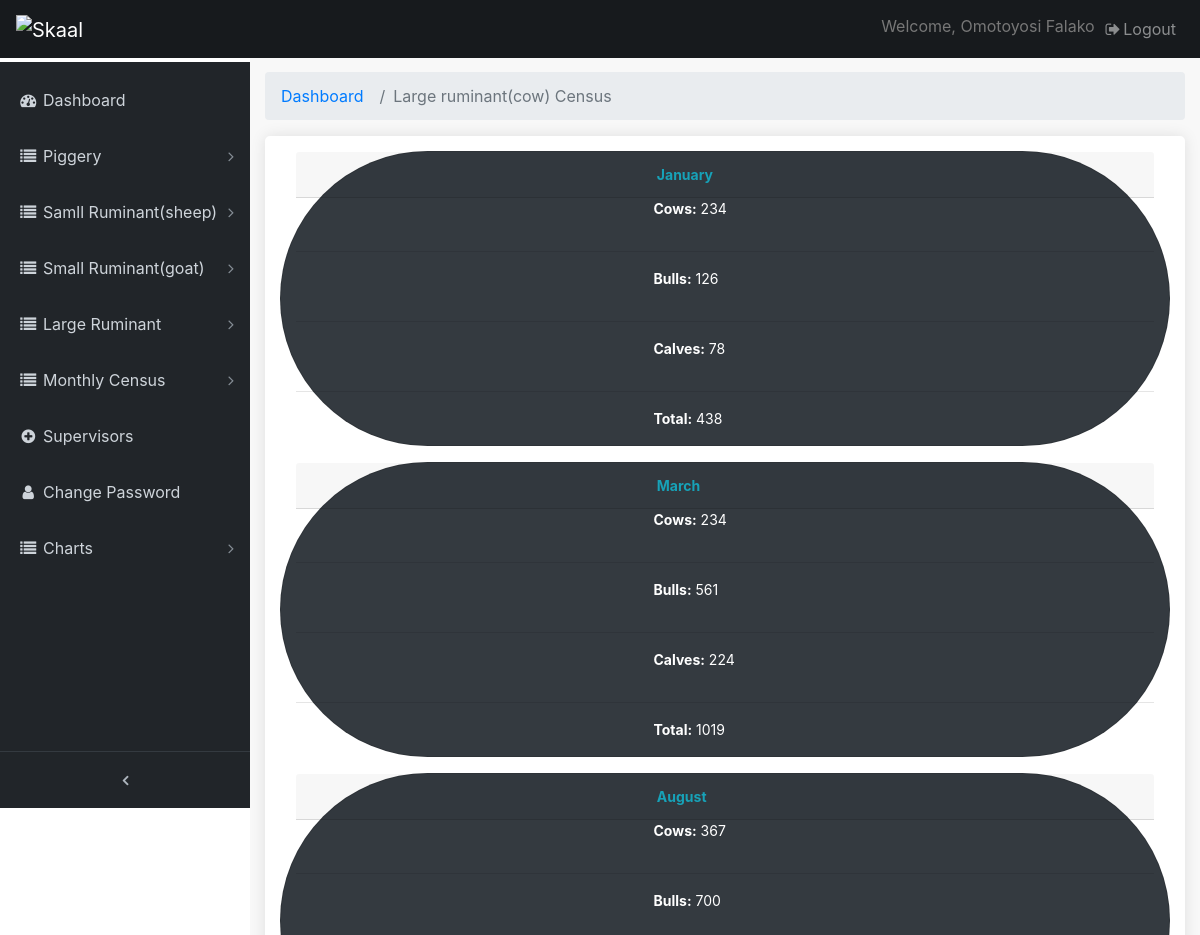
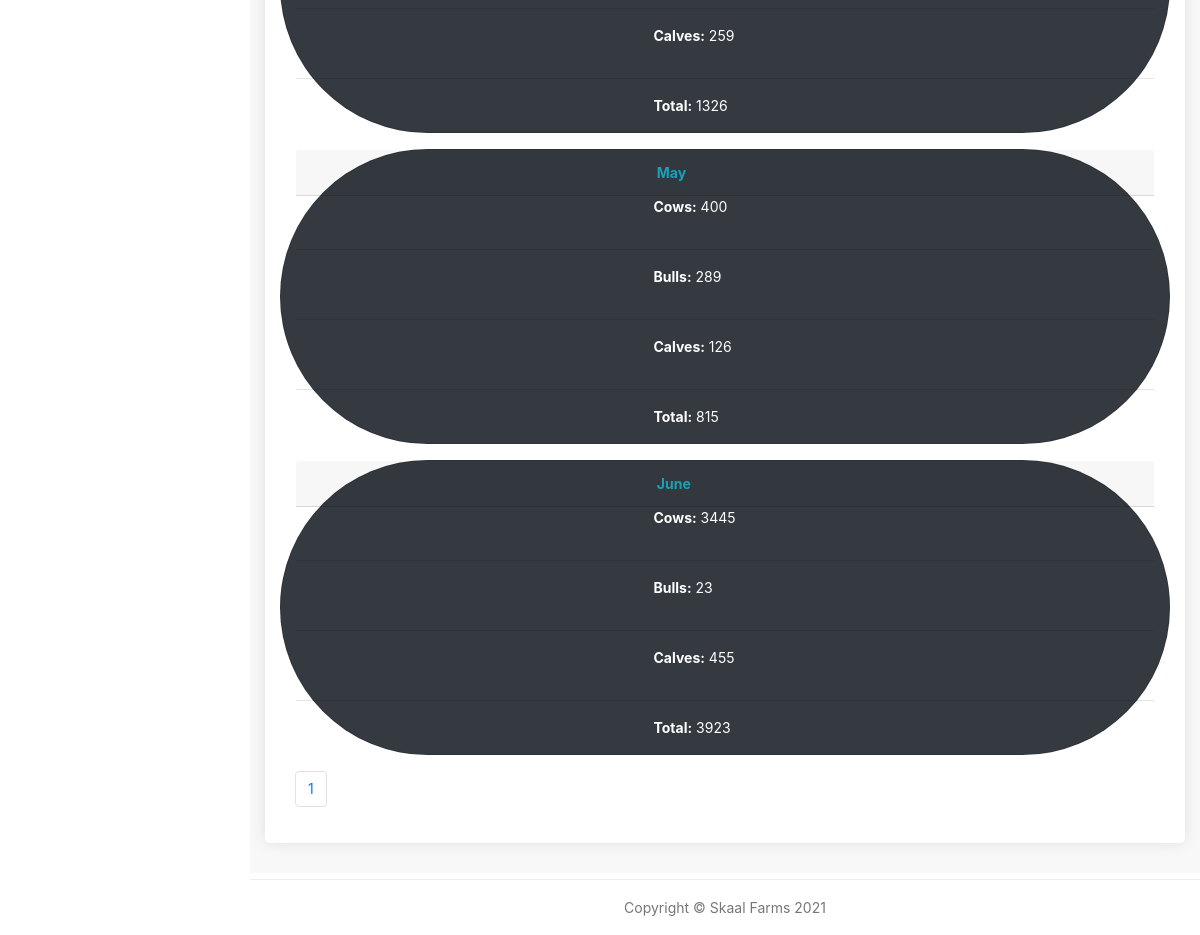
/pages/cow-population-records (signed in), run on an earlier commit of the app's database (2 pictures, top to bottom).
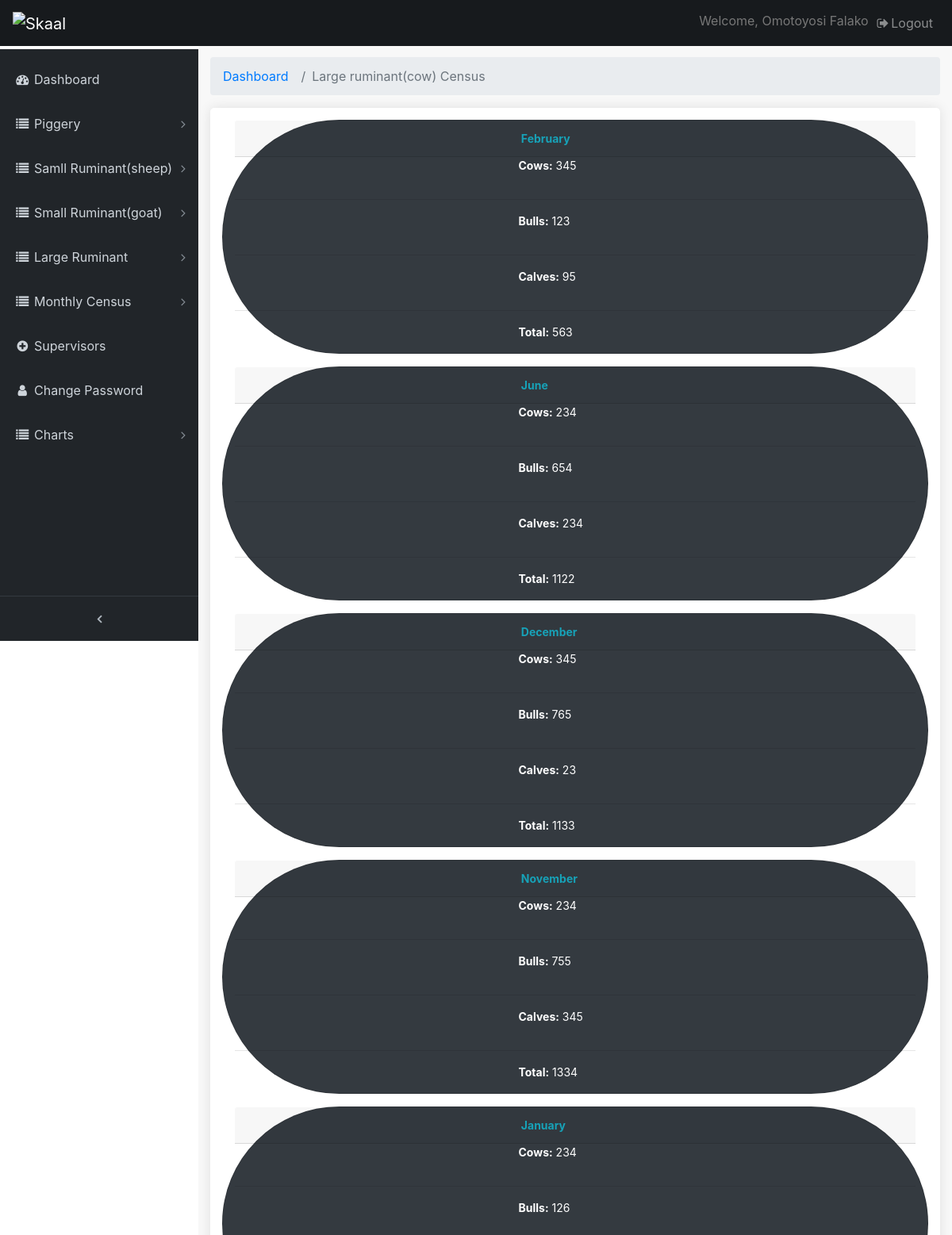
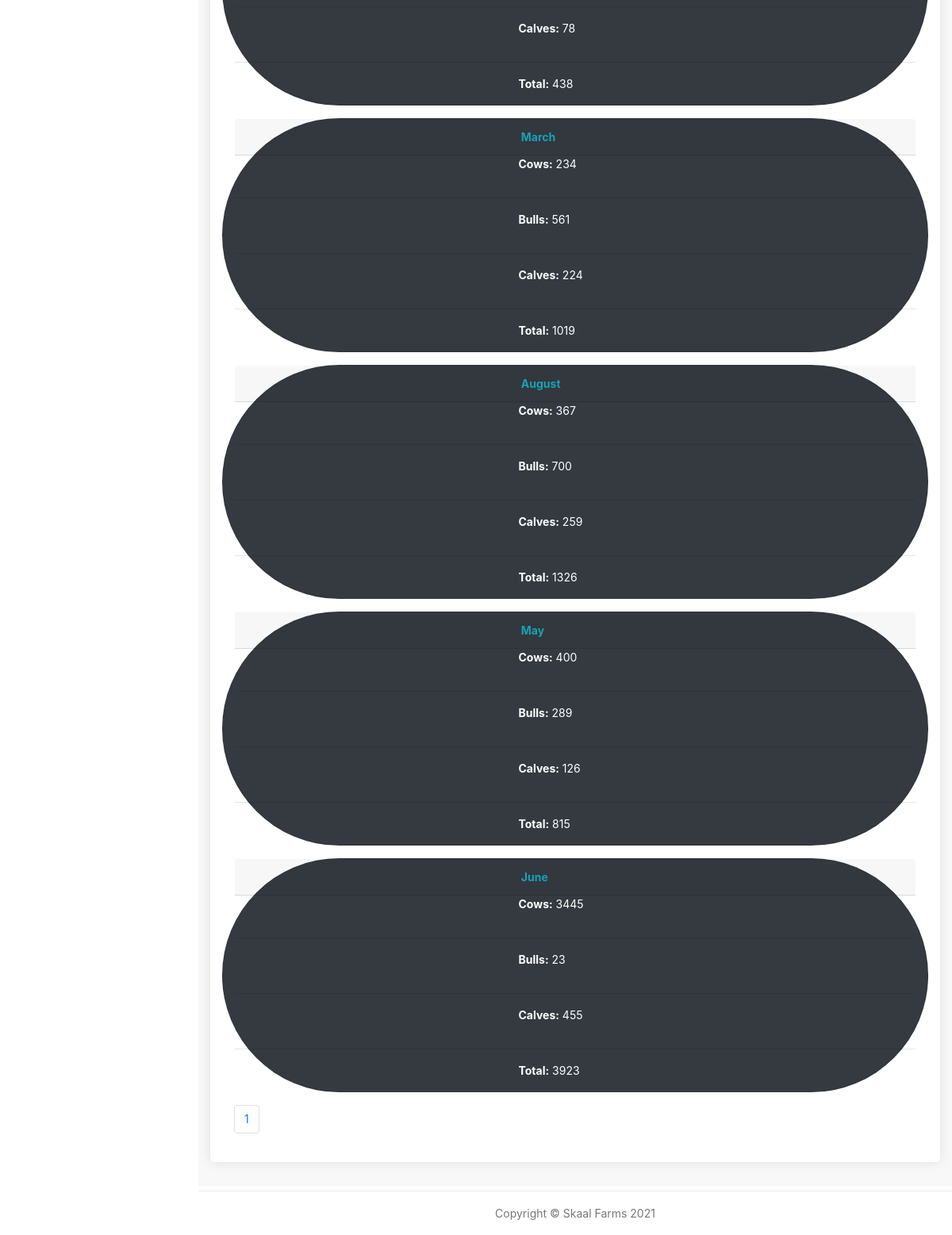
And on a later commit of the database (2 pictures, top to bottom).
### farmrecord/models.py (models this page shows, shortened)
class CowCensusPop(models.Model):
    JANUARY = 'January'
    FEBRUARY = 'February'
    MARCH = 'March'
    APRIL = 'April'
    MAY = 'May'
    JUNE = 'June'
    JULY = 'July'
    AUGUST = 'August'
    SEPTEMBER = 'September'
    OCTOBER = 'October'
    NOVEMBER = 'November'
    DECEMBER = 'December'
    CHOOSE = ''
    MONTHS=[
        (JANUARY, 'January'),
        (FEBRUARY, 'February'),
        (MARCH, 'March'),
        (APRIL, 'April'),
        (MAY, 'May'),
        (JUNE, 'June'),
        (JULY, 'July'),
        (AUGUST, 'August'),
        (SEPTEMBER, 'September'),
        (OCTOBER, 'October'),
        (NOVEMBER, 'November'),
        (DECEMBER, 'December'),
        (CHOOSE, 'Select month')
    ]
    date = models.DateField(default=timezone.now)
    month = models.CharField(max_length=50, choices=MONTHS, default=CHOOSE)
    cow_population = models.PositiveIntegerField(verbose_name='Cows Population', null=True, blank=True)
    bull_population = models.PositiveIntegerField(verbose_name='Bulls Population', null=True, blank=True)
    calf_population = models.PositiveIntegerField(verbose_name='Calves Population', null=True, blank=True)
    def addc(self):
        return self.cow_population + self.calf_population + self.bull_population

### farmrecord/views.py (the view)
# urls.py: path('cow-population-records', views.cencow_view, name='cencow_view'),
@login_required(login_url='/admin-page/login')
def cencow_view(request):
    cencowv = CowCensusPop.objects.order_by('-date')
    paginateccv = Paginator(cencowv, 12)
    page_number = request.GET.get('page')
    ccv_page_obj = paginateccv.get_page(page_number)
    nums = "a" * ccv_page_obj.paginator.num_pages
    context = {
        'ccv_page_obj' : ccv_page_obj,
        'nums' : nums,
        'list' : list
    }
    return render(request, 'cow-cenv.html', context)

### templates/cow-cenv.html (shortened to what this page needs)
{% extends 'base.html' %}
{% load crispy_forms_tags %}
{% load static %}
{% block content %}
  <div class="content-wrapper">
    <div class="container-fluid">
      <ol class="breadcrumb">
        <li class="breadcrumb-item">
          <a href="#">Dashboard</a>
        </li>
        <li class="breadcrumb-item active">Large ruminant(cow) Census</li>
      </ol>
		<div class="box_general padding_bottom">
            {% if ccv_page_obj %}
            {% for b in ccv_page_obj %}
            <div class="row mb-3">
                <div class="col-12 bg-dark rounded-pill card">
                    <div class="card-header">
                        <b class="text-info offset-5"> {{ b.month }}</b>
                    </div>
                    <div>
                        <p class="text-white">
                            <b class="offset-5" >Cows:</b>  {{ b.cow_population}}
                        </p>
                    </div>
                    <hr>
                    <div >
                        <p class="text-white">
                            <b class="offset-5"> Bulls:</b> {{ b.bull_population}}
                        </p>
                    </div>
                    <hr>
                    <div >
                        <p class="text-white">
                            <b class="offset-5"> Calves:</b> {{ b.calf_population}}
                        </p>
                    </div>
                    <hr>
                    <div>
                        <p class="text-white">
                            <b class="offset-5"> Total:</b>  {{ b.addc }}
                        </p>
                    </div>
                </div>
            </div>
            {% endfor %}
            {% endif %}
            <div>
                <nav aria-label="Page navigation example">
                  <ul class="pagination">
                   {% for i in nums %}
                    <li class="page-item"><a href="?page={{ forloop.counter }}" class="page-link active">{{ forloop.counter }}</a></li>
                   {% endfor %}
                  </ul>
                </nav>
              </div>
		</div>
	  </div>
   	</div>
  {% endblock %}

### templates/base.html (shortened to what this page needs)
{% load static %}
<!DOCTYPE html>
<html lang="en">
<head>
  <link href="{% static 'vendor/bootstrap/css/bootstrap.min.css' %}" rel="stylesheet">
  <link href="{% static 'css/admin.css' %}" rel="stylesheet">
  <link href="{% static 'vendor/font-awesome/css/font-awesome.min.css' %}" rel="stylesheet" type="text/css">
  <link href="{% static 'vendor/datatables/dataTables.bootstrap4.css' %}" rel="stylesheet">
  <link href="{% static 'css/custom.css' %}" rel="stylesheet">
  <link rel="stylesheet" href="{% static 'css/table.css' %}">
  <link rel="stylesheet" href="https://cdn.jsdelivr.net/npm/bootstrap@4.6.1/dist/css/bootstrap.min.css">
</head>
<body class="fixed-nav sticky-footer" id="page-top">
    {% include 'sidebar.html' %}
{% block content %}
{% endblock %}
    <footer class="sticky-footer">
      <div class="container">
        <div class="text-center">
          <small>Copyright © Skaal Farms 2021</small>
        </div>
      </div>
    </footer>
</body>
</html>

### templates/sidebar.html (shortened to what this page needs)
{% load static %}
<nav class="navbar navbar-expand-lg navbar-dark bg-default fixed-top" id="mainNav">
    <a class="navbar-brand" href="{% url 'farmrecord:index' %}"><img src="" data-retina="true" alt="Skaal" width="150" height="36"></a>
    <div class="collapse navbar-collapse" id="navbarResponsive">
      <ul class="navbar-nav navbar-sidenav" id="exampleAccordion">
        <li class="nav-item" data-toggle="tooltip" data-placement="right" title="Dashboard">
          <a class="nav-link" href="{% url 'farmrecord:index' %}">
            <i class="fa fa-fw fa-dashboard"></i>
            <span class="nav-link-text">Dashboard</span>
          </a>
        </li>
		<li class="nav-item" data-toggle="tooltip" data-placement="right" title="My listings">
          <a class="nav-link nav-link-collapse collapsed" data-toggle="collapse" href="#mortality" data-parent="#mylistings">
            <i class="fa fa-fw fa-list"></i>
            <span class="nav-link-text">Piggery</span>
          </a>
    </li>
    <li class="nav-item" data-toggle="tooltip" data-placement="right" title="My listings">
          <a class="nav-link nav-link-collapse collapsed" data-toggle="collapse" href="#sheep" data-parent="#mylistings">
            <i class="fa fa-fw fa-list"></i>
            <span class="nav-link-text">Samll Ruminant(sheep)</span>
          </a>
    </li>
<li class="nav-item" data-toggle="tooltip" data-placement="right" title="My listings">
  <a class="nav-link nav-link-collapse collapsed" data-toggle="collapse" href="#goat" data-parent="#mylistings">
    <i class="fa fa-fw fa-list"></i>
    <span class="nav-link-text">Small Ruminant(goat)</span>
  </a>
</li>
<li class="nav-item" data-toggle="tooltip" data-placement="right" title="My listings">
  <a class="nav-link nav-link-collapse collapsed" data-toggle="collapse" href="#cow" data-parent="#mylistings">
    <i class="fa fa-fw fa-list"></i>
    <span class="nav-link-text">Large Ruminant</span>
  </a>
</li>
<li class="nav-item" data-toggle="tooltip" data-placement="right" title="My listings">
  <a class="nav-link nav-link-collapse collapsed" data-toggle="collapse" href="#Procurement" data-parent="#mylistings">
    <i class="fa fa-fw fa-list"></i>
    <span class="nav-link-text">Monthly Census</span>
  </a>
</li>
		<li class="nav-item" data-toggle="tooltip" data-placement="right" title="Add listing">
          <a class="nav-link" href="#">
            <i class="fa fa-fw fa-plus-circle"></i>
            <span class="nav-link-text">Supervisors</span>
          </a>
        </li>
		<li class="nav-item" data-toggle="tooltip" data-placement="right" title="My profile">
          <a class="nav-link" href="#">
            <i class="fa fa-fw fa-user"></i>
            <span class="nav-link-text">Change Password</span>
          </a>
        </li>
        <li class="nav-item" data-toggle="tooltip" data-placement="right" title="My listingsc">
          <a class="nav-link nav-link-collapse collapsed" data-toggle="collapse" href="#chart" data-parent="#mylistingsc">
            <i class="fa fa-fw fa-list"></i>
            <span class="nav-link-text">Charts</span>
          </a>
        </li>
      </ul>
      <ul class="navbar-nav sidenav-toggler">
        <li class="nav-item">
          <a class="nav-link text-center" id="sidenavToggler">
            <i class="fa fa-fw fa-angle-left"></i>
          </a>
        </li>
      </ul>
      <ul class="navbar-nav ml-auto">
        <li class="nav-item">
          <span style="line-height: 35px;">Welcome, {{ request.user.get_full_name }}</span>
        </li>
        <li class="nav-item">
          <a class="nav-link" data-toggle="modal" data-target="#exampleModal">
            <i class="fa fa-fw fa-sign-out"></i>Logout</a>
        </li>
      </ul>
    </div>
  </nav>

### static/css/admin.css (style rules this page uses)
html { position: relative; min-height: 100%; }
body { overflow-x: hidden; }
body.sticky-footer { margin-bottom: 62px; }
body.sticky-footer .content-wrapper { min-height: calc(100vh - 62px - 62px); }
body.fixed-nav { padding-top: 56px; }
.content-wrapper { min-height: calc(100vh - 62px); padding-top: 1rem; }
#mainNav .navbar-collapse { overflow: auto; max-height: 75vh; }
#mainNav .navbar-collapse .navbar-nav .nav-item .nav-link { cursor: pointer; }
#mainNav .navbar-collapse .navbar-sidenav .nav-link-collapse:after { float: right; content: '\f107'; font-family: 'FontAwesome'; }
#mainNav .navbar-collapse .navbar-sidenav .nav-link-collapse.collapsed:after { content: '\f105'; }
#mainNav .navbar-collapse .sidenav-toggler { display: none; }
@media (min-width: 992px) { #mainNav .navbar-brand { width: 250px; } }
@media (min-width: 992px) { #mainNav .navbar-collapse { overflow: visible; max-height: none; } }
@media (min-width: 992px) { #mainNav .navbar-collapse .navbar-sidenav { position: absolute; top: 0; left: 0; overflow-x: hidden; overflow-y: auto; -webkit-flex-direction: column; -ms-flex-direction: column; flex-direction: column; margin-top: 62px; } }
@media (min-width: 992px) { #mainNav .navbar-collapse .navbar-sidenav > .nav-item { width: 250px; padding: 0; } }
@media (min-width: 992px) { #mainNav .navbar-collapse .navbar-sidenav > .nav-item > .nav-link { padding: 1em; padding-left: 18px; } }
#mainNav.fixed-top .sidenav-toggler { display: none; }
@media (min-width: 992px) { #mainNav.fixed-top .navbar-sidenav { height: calc(100vh - 111px); } }
@media (min-width: 992px) { #mainNav.fixed-top .sidenav-toggler { position: absolute; top: 0; left: 0; display: flex; overflow-x: hidden; overflow-y: auto; -webkit-flex-direction: column; -ms-flex-direction: column; flex-direction: column; margin-top: calc(100vh - 49px); } }
@media (min-width: 992px) { #mainNav.fixed-top .sidenav-toggler > .nav-item { width: 250px; padding: 0; } }
@media (min-width: 992px) { #mainNav.fixed-top .sidenav-toggler > .nav-item > .nav-link { padding: 1em; } }
#mainNav.fixed-top.navbar-dark .sidenav-toggler { background-color: #212529; border-top: 1px solid #343a40; }
#mainNav.fixed-top.navbar-dark .sidenav-toggler a i { color: #adb5bd; }
.content-wrapper { overflow-x: hidden; background: white; }
@media (min-width: 992px) { .content-wrapper { margin-left: 250px; } }
#sidenavToggler i { font-weight: 800; }
#mainNav.navbar-dark .navbar-collapse .navbar-sidenav .nav-link-collapse:after { color: #868e96; }
#mainNav.navbar-dark .navbar-collapse .navbar-sidenav > .nav-item > .nav-link { color: #ced4da; }
@media (min-width: 992px) { #mainNav.navbar-dark .navbar-collapse .navbar-sidenav { background: #212529; padding-top: 10px; } }
footer.sticky-footer { position: absolute; right: 0; bottom: 0; width: 100%; height: 56px; border-top: 1px solid #ededed; line-height: 55px; }
@media (min-width: 992px) { footer.sticky-footer { width: calc(100% - 250px); } }
body { background: #f8f8f8; color: #777 !important; font-family: "Poppins", Helvetica, sans-serif; font-size: 14px; font-size: 0.875rem; }
.content-wrapper { background: #f8f8f8; }
p { margin-bottom: 30px; }
hr { margin: 15px 0 30px 0; border-color: #ededed; }
a { color: #0054a6; text-decoration: none; -moz-transition: all 0.5s ease-in-out; -o-transition: all 0.5s ease-in-out; -webkit-transition: all 0.5s ease-in-out; -ms-transition: all 0.5s ease-in-out; transition: all 0.5s ease-in-out; outline: none; }
.bg-default { background-color: #171a1d; }
.page-link { color: #0054a6; border: 1px solid #e1e8ed; }
.box_general { background-color: #fff; padding: 15px 30px 0 30px; -webkit-border-radius: 5px; -moz-border-radius: 5px; -ms-border-radius: 5px; border-radius: 5px; margin-bottom: 30px; color: #777; font-size: 14px; font-size: 0.875rem; -webkit-box-shadow: 0px 0px 15px 0px rgba(0, 0, 0, 0.1); -moz-box-shadow: 0px 0px 15px 0px rgba(0, 0, 0, 0.1); box-shadow: 0px 0px 15px 0px rgba(0, 0, 0, 0.1); }
.box_general hr { margin-left: -30px; margin-right: -30px; }
.box_general.padding_bottom { padding-bottom: 20px; }

### static/css/custom.css (style rules this page uses)
.item, img { height: 100 !important; width: 100 !important; border: 1px solid red; }

### static/css/table.css (style rules this page uses)
body { font-family: "Open Sans", sans-serif; line-height: 1.25; }

What changed in the data, as far as the page shows it:
added CowCensusPop: month "February", cow_population "345", bull_population "123", calf_population "95", addc "563"
added CowCensusPop: month "June", cow_population "234", bull_population "654", calf_population "234", addc "1122"
added CowCensusPop: month "December", cow_population "345", bull_population "765", calf_population "23", addc "1133"
added CowCensusPop: month "November", cow_population "234", bull_population "755", calf_population "345", addc "1334"
